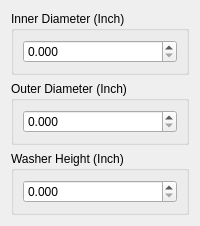
              <widget class="QWidget" name="washer_inch">
               <layout class="QVBoxLayout" name="verticalLayout_2">
                <item>
                 <widget class="QGroupBox" name="washer_inner_diameter_imperial">
                  <property name="title">
                   <string>Inner Diameter (Inch)</string>
                  </property>
                  <layout class="QHBoxLayout" name="horizontalLayout_6">
                   <item>
                    <widget class="QDoubleSpinBox" name="washer_inner_diameter_imperial_double">
                     <property name="decimals">
                      <number>3</number>
                     </property>
                     <property name="maximum">
                      <double>12.000000000000000</double>
                     </property>
                     <property name="singleStep">
                      <double>0.050000000000000</double>
                     </property>
                    </widget>
                   </item>
                  </layout>
                 </widget>
                </item>
                <item>
                 <widget class="QGroupBox" name="washer_outer_diameter_imperial">
                  <property name="title">
                   <string>Outer Diameter (Inch)</string>
                  </property>
                  <layout class="QHBoxLayout" name="horizontalLayout_5">
                   <item>
                    <widget class="QDoubleSpinBox" name="washer_outer_diameter_imperial_double">
                     <property name="decimals">
                      <number>3</number>
                     </property>
                     <property name="maximum">
                      <double>12.000000000000000</double>
                     </property>
                     <property name="singleStep">
                      <double>0.050000000000000</double>
                     </property>
                    </widget>
                   </item>
                  </layout>
                 </widget>
                </item>
                <item>
                 <widget class="QGroupBox" name="washer_height_imperial">
                  <property name="title">
                   <string>Washer Height (Inch)</string>
                  </property>
                  <layout class="QHBoxLayout" name="horizontalLayout_16">
                   <item>
                    <widget class="QDoubleSpinBox" name="washer_height_imperial_double">
                     <property name="decimals">
                      <number>3</number>
                     </property>
                     <property name="maximum">
                      <double>12.000000000000000</double>
                     </property>
                     <property name="singleStep">
                      <double>0.050000000000000</double>
                     </property>
                    </widget>
                   </item>
                  </layout>
                 </widget>
                </item>
               </layout>
              </widget>
